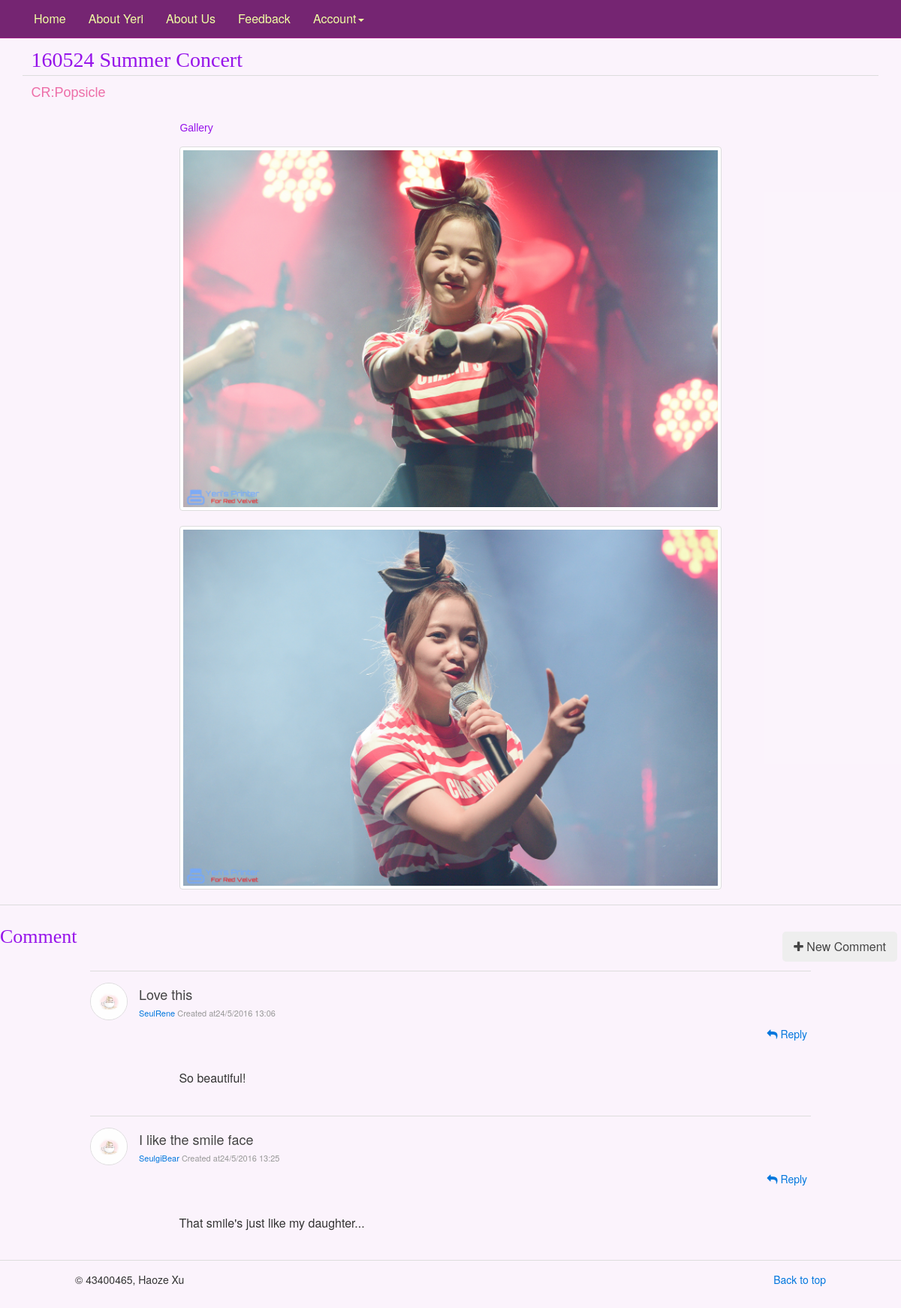
The page /160524001.php on the database its author committed.
### tables this page shows
CREATE TABLE IF NOT EXISTS `posts` (
  `post_id` int(20) NOT NULL,
  `title` varchar(100) NOT NULL,
  `content` varchar(20000) NOT NULL,
  `thumbnail` varchar(200) NOT NULL,
  PRIMARY KEY (`post_id`)
);

CREATE TABLE IF NOT EXISTS `media` (
  `post_id` int(20) NOT NULL,
  `media_id` int(20) NOT NULL,
  `type` varchar(10) NOT NULL,
  `url` varchar(200) NOT NULL,
  PRIMARY KEY (`post_id`,`media_id`),
  KEY `post_id` (`post_id`)
);

CREATE TABLE IF NOT EXISTS `comments` (
  `comment_id` int(20) NOT NULL,
  `comment_title` varchar(50) NOT NULL,
  `comment` varchar(1000) NOT NULL,
  `comment_time` varchar(20) NOT NULL,
  `username` varchar(20) NOT NULL,
  `post_id` int(20) NOT NULL,
  PRIMARY KEY (`comment_id`,`post_id`),
  KEY `username` (`username`),
  KEY `post_id` (`post_id`)
);

### 160524001.php (the view, shortened to what this page needs)
<?php
  $servername = "localhost";
  $username = "yeri";
  $password = "yeri";
  $dbname = "allforyeri";
  $post_id = (int)substr($_SERVER['PHP_SELF'], 1);
  $conn = new mysqli($servername, $username, $password, $dbname);
  $post_sql = "SELECT * FROM posts";
  $postResult = $conn->query($post_sql);
  $comment_sql = "SELECT * FROM comments";
  $commentResult = $conn->query($comment_sql);
  $media_sql = "SELECT * FROM media";
  $mediaResult = $conn->query($media_sql);
  $postArr=array();
  $commentArr=array();
  $mediaArr=array();
  while($postRow = $postResult->fetch_assoc()) {
    array_push($postArr, $postRow);
  }
  while($commentRow = $commentResult->fetch_assoc()) {
    array_push($commentArr, $commentRow);
  }
  while($mediaRow = $mediaResult->fetch_assoc()) {
    array_push($mediaArr, $mediaRow);
  }
?>
<!DOCTYPE html>
<html lang="en">
<head>
    <link href="css/bootstrap.min.css" rel="stylesheet">
    <link href="css/main.css" rel="stylesheet">
    <link href="css/Content.css" rel="stylesheet">
    <link href="css/lightbox.css" rel="stylesheet">
    <link href="css/comment.css" rel="stylesheet">
    <link href="css/uikit.min.css" rel="stylesheet">
</head>
<body>
  <nav class="navbar navbar-default navbar-fixed-top">
    <div class="container">
      <div id="navbar" class="navbar-collapse collapse nav_bar">
        <ul class="nav navbar-nav">
          <li><a href="index.php">Home</a></li>
          <li><a href="About_Yeri.php">About Yeri</a></li>
          <li><a href="About_Us.php">About Us</a></li>
          <li><a href="Feedback.php">Feedback</a></li>
          <li class="dropdown">
            <a href="http://v3.bootcss.com/examples/navbar-fixed-top/#" class="dropdown-toggle" data-toggle="dropdown" role="button" aria-haspopup="true" aria-expanded="false">Account<span class="caret"></span></a>
          </li>
        </ul>
      </div>
    </div>
  </nav>
  <div class="container main_content">
    <div class="row">
      <div class="col-md-12 content">
        <?php
          for ($i=0; $i<count($postArr); $i++) {
            if ($postArr[$i]['post_id'] == $post_id) {
              echo "<h2>". $postArr[$i]['title'] ."</h2>\n";
            }
          }
          echo "<hr>\n";
          for ($i=0; $i<count($postArr); $i++) {
            if ($postArr[$i]['post_id'] == $post_id) {
              echo "<p>". $postArr[$i]['content'] ."</p>\n";
            }
          } ?>
      </div>
    </div>
  </div>
  <div class="content_pic">
      <article class="post tag-ad">
        <h5>Gallery</h5>
        <div class="post-featured-image">
          <?php
            for ($i=0; $i<count($mediaArr); $i++) {
              if ($mediaArr[$i]['post_id'] == $post_id) {
                echo "<a class=\"thumbnail loaded\" data-lightbox=\"famcam\" href=" . $mediaArr[$i]['url'] . "><img src=" . $mediaArr[$i]['url'] . " class=\"main_imgs\" alt=\"Content\"></a>";
              }
            } ?>
        </div>
      </article>
  </div>
  <hr>
  <ul class="uk-comment-list">
    <div id="comment_title">
      <div class="comment_handling">
        <a class="uk-button uk-button-large" href="#"><i class="uk-icon-plus"></i>   New Comment</a>
      </div>
      <h3>Comment</h3>
    </div>
    <?php
      for ($i=0; $i<count($commentArr); $i++) {
        if ($commentArr[$i]['post_id'] == $post_id) { ?>
      <li>
        <article class="uk-comment comment">
          <hr>
          <header class="uk-comment-header">
              <?php echo "<img class=\"uk-comment-avatar\" src=\"images/avatar1.jpg\" alt=\"avatar4\">\n"; ?>
              <?php echo "<h4 class=\"uk-comment-title\">" . $commentArr[$i]['comment_title'] . "</h4>\n"; ?>
              <div class="uk-comment-meta">
                <?php echo "<a>". $commentArr[$i]['username'] . "</a>\n"; ?>
                <?php echo "Created at" . $commentArr[$i]['comment_time']; ?>
              </div>
              <div class="comment_handling">
                <?php
                  echo "<a href=\"#\"><i class=\"uk-icon-reply\"></i>   Reply</a>";
                ?>
              </div>
          </header>
          <div class="uk-comment-body">
            <?php echo "<o>". $commentArr[$i]['comment'] . "</o>\n"; ?>
          </div>
        </article>
      </li>
    <?php }
     } ?>
  </ul>
  <hr>
  <footer>
    <p class="pull-right"><a href="#">Back to top</a></p>
    <p>© 43400465, Haoze Xu</p>
    <div class="blank"></div>
  </footer>
</body>

### css/main.css (style rules this page uses)
body { background: rgba(249,237,251,0.63); height: auto; }
[class*="col-"] { height: 110px; padding-top: 15px; }
.navbar-default { background-color: #752572; border-color: #9d1e88; }
.navbar-default .navbar-nav > li > a { font-size: 16px; font-family: HelveticaNeue; }
.navbar-default .navbar-nav > li > a { color: #f1ffa3; }
.nav_bar { float: left; }
.navbar-default .navbar-collapse, .navbar-default .navbar-form { border-color: #ecf0f1; }
.main_content { margin-top: 50px; }
h2 { text-align: center; font-family: HelveticaNeue; padding-bottom: 10px; margin-top: -15px; }
footer { padding-left: 100px; padding-right: 100px; }
.blank { height: 65px; }

### css/Content.css (style rules this page uses)
.content h2 { font-family: Avenir-Book; font-size: 28px; color: #9613ea; text-align: left; padding-left: 1%; margin-bottom: -20px; }
.content p { padding-left: 1%; margin-top: -5px; font-family: Helvetica; font-size: 18px; color: #ed6ea8; }
.content_pic { margin: 0 auto; width: 60.1%; }
.main_imgs { width:100%; }
.content_pic h5 { font-family: Helvetica; color: #9613ea; }

### css/lightbox.css (style rules this page uses)
body:after { content: url(../images/close.png) url(../images/loading.gif) url(../images/prev.png) url(../images/next.png); display: none; }

### css/comment.css (style rules this page uses)
.uk-comment-list { list-style-type: none; }
.comment { margin-left: 10%; margin-right: 10%; }
.uk-comment-avatar { width: 50px; height: 50px; border: 1px solid #dddddd; border-radius: 50%; margin-right: 15px; float: left; }
.uk-comment-title { display: inline; }
.uk-comment-header h4 { font-size: 18px; line-height: 30px; }
.uk-comment-meta { font-size: 12px; margin: 2px 0 0 0; font-size: 11px; line-height: 16px; color: #999; }
.uk-comment-body { padding-left: 50px; font-size: 16px; font-family: HelveticaNeue; word-wrap: break-word; white-space: pre-wrap; }
.uk-comment-body { margin-left: 15px; }
.comment_handling { float: right; padding-right: 5px; padding-left: 5px; padding-top: 10px; }
.uk-button { border: 1px solid #d43ac8; border-radius: 5px; }
#comment_title { padding-bottom: 3px; }
#comment_title h3 { font-family: Avenir-Book; font-size: 26px; color: #9613EA; padding-top: 5px; }

### rows shown on the page
posts: title "160524 Summer Concert", content "CR:Popsicle"
media: url (picture)
media: url (picture)
comments: comment_title "Love this", username "SeulRene", comment_time "24/5/2016 13:06", comment "So beautiful!"
comments: comment_title "I like the smile face", username "SeulgiBear", comment_time "24/5/2016 13:25", comment "That smile's just like my daughter..."
